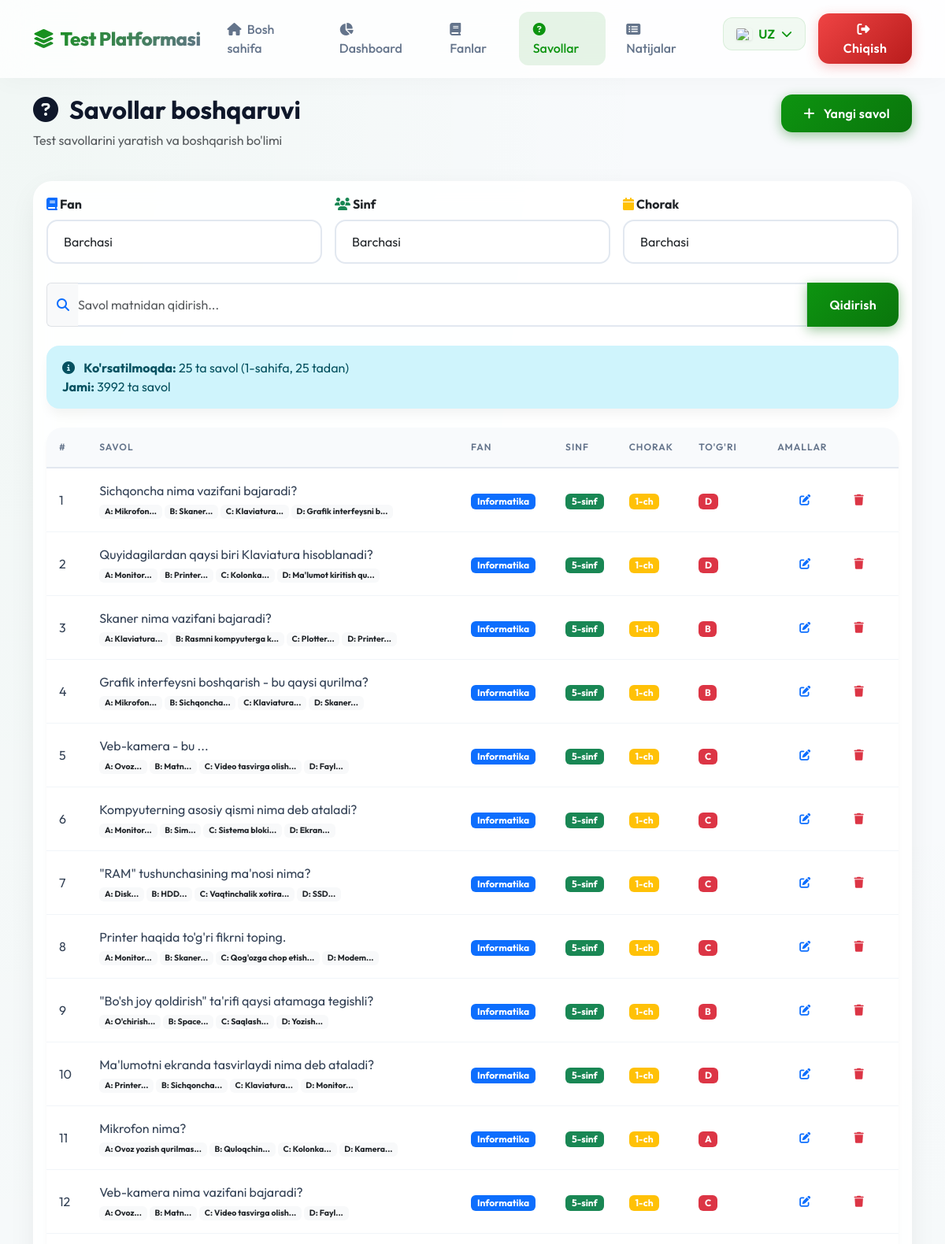
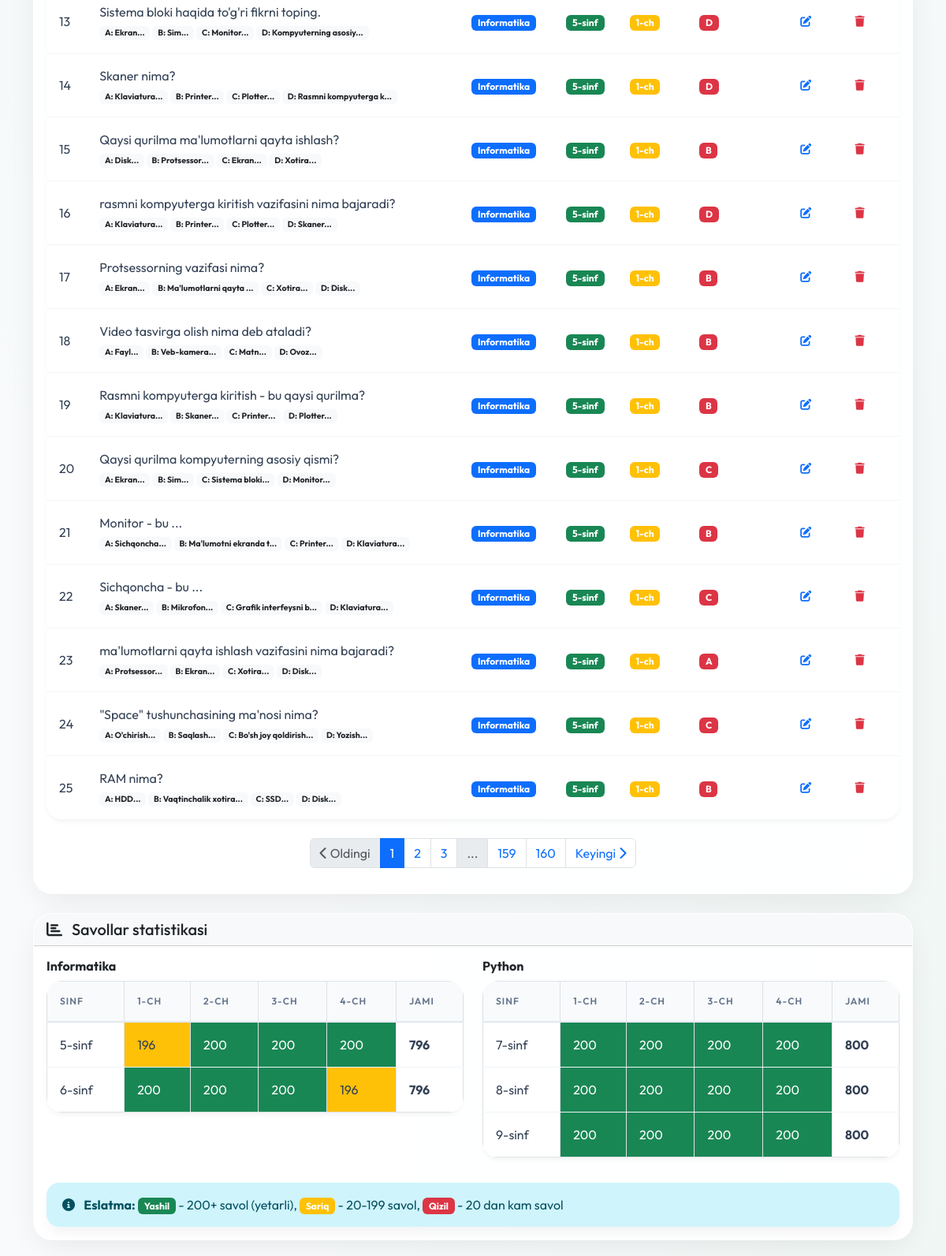
The page /admin/questions (signed in) on the database its author committed (2 pictures, top to bottom).
### app.py (models this page shows)
class Question(db.Model):
    id = db.Column(db.Integer, primary_key=True)
    subject_id = db.Column(db.Integer, db.ForeignKey('subject.id'), nullable=False)
    grade = db.Column(db.Integer, nullable=False)
    quarter = db.Column(db.Integer, nullable=False)
    question_text = db.Column(db.Text, nullable=False)
    question_text_ru = db.Column(db.Text)
    question_text_en = db.Column(db.Text)
    option_a = db.Column(db.String(200), nullable=False)
    option_a_ru = db.Column(db.String(200))
    option_a_en = db.Column(db.String(200))
    option_b = db.Column(db.String(200), nullable=False)
    option_b_ru = db.Column(db.String(200))
    option_b_en = db.Column(db.String(200))
    option_c = db.Column(db.String(200), nullable=False)
    option_c_ru = db.Column(db.String(200))
    option_c_en = db.Column(db.String(200))
    option_d = db.Column(db.String(200), nullable=False)
    option_d_ru = db.Column(db.String(200))
    option_d_en = db.Column(db.String(200))
    correct_answer = db.Column(db.String(1), nullable=False)  # A, B, C, or D
    subject = db.relationship('Subject', backref='questions')

class Subject(db.Model):
    id = db.Column(db.Integer, primary_key=True)
    name = db.Column(db.String(50), nullable=False)
    name_ru = db.Column(db.String(50))
    name_en = db.Column(db.String(50))
    grades = db.Column(db.String(20), nullable=False)  # "5,6" yoki "7,8,9"

### app.py (the view)
@app.route('/admin/questions')
def admin_questions():
    if 'admin_id' not in session:
        return redirect(url_for('admin_login'))
    subject_id = request.args.get('subject_id', type=int)
    grade = request.args.get('grade', type=int)
    quarter = request.args.get('quarter', type=int)
    page = request.args.get('page', 1, type=int)
    per_page = 25
    query = Question.query
    if subject_id:
        query = query.filter_by(subject_id=subject_id)
    if grade:
        query = query.filter_by(grade=grade)
    if quarter:
        query = query.filter_by(quarter=quarter)
    search = request.args.get('search')
    if search:
        search_term = f"%{search}%"
        query = query.filter(Question.question_text.ilike(search_term))
    pagination = query.paginate(page=page, per_page=per_page, error_out=False)
    questions = pagination.items
    all_questions = Question.query.all()
    subjects = Subject.query.all()
    return render_template('admin_questions.html',
                         questions=questions,
                         all_questions=all_questions,
                         pagination=pagination,
                         subjects=subjects)

### templates/admin_questions.html (shortened to what this page needs)
{% extends "base.html" %}
{% block content %}
<div class="container">
    <div class="row mb-4 animate-fade-in-up">
        <div class="col-md-8">
            <h2 class="fw-bold text-gradient"><i class="fas fa-question-circle me-2"></i> {{ _('Savollar boshqaruvi') }}
            </h2>
            <p class="text-muted">{{ _('Test savollarini yaratish va boshqarish bo\'limi') }}</p>
        </div>
        <div class="col-md-4 text-md-end">
            <a href="{{ url_for('admin_question_add') }}" class="btn btn-primary">
                <i class="fas fa-plus me-2"></i> {{ _('Yangi savol') }}
            </a>
        </div>
    </div>
    <div class="card animate-fade-in-up" style="animation-delay: 0.1s;">
        <div class="card-body">
            <form method="GET" class="mb-4">
                <div class="row g-3">
                    <div class="col-md-4">
                        <label class="form-label fw-bold">
                            <i class="fas fa-book text-primary"></i> {{ _('Fan') }}
                        </label>
                        <select name="subject_id" class="form-select" onchange="this.form.submit()">
                            <option value="">{{ _('Barchasi') }}</option>
                        </select>
                    </div>
                    <div class="col-md-4">
                        <label class="form-label fw-bold">
                            <i class="fas fa-users text-success"></i> {{ _('Sinf') }}
                        </label>
                        <select name="grade" class="form-select" onchange="this.form.submit()">
                            <option value="">{{ _('Barchasi') }}</option>
                        </select>
                    </div>
                    <div class="col-md-4">
                        <label class="form-label fw-bold">
                            <i class="fas fa-calendar text-warning"></i> {{ _('Chorak') }}
                        </label>
                        <select name="quarter" class="form-select" onchange="this.form.submit()">
                            <option value="">{{ _('Barchasi') }}</option>
                        </select>
                    </div>
                </div>
                <div class="row g-3 mt-2">
                    <div class="col-12">
                        <div class="input-group">
                            <span class="input-group-text bg-light text-primary border-end-0">
                                <i class="fas fa-search"></i>
                            </span>
                            <input type="text" name="search" class="form-control border-start-0 ps-0"
                                placeholder="{{ _('Savol matnidan qidirish...') }}"
                                value="{{ request.args.get('search', '') }}">
                            <button class="btn btn-primary" type="submit">
                                {{ _('Qidirish') }}
                            </button>
                        </div>
                    </div>
                </div>
            </form>
            <div class="alert alert-info mb-4">
                <i class="fas fa-info-circle me-2"></i>
                <strong>{{ _('Ko\'rsatilmoqda') }}:</strong> {{ questions|length }} {{ _('ta savol') }} ({{
                pagination.page }}-{{ _('sahifa') }}, {{
                pagination.per_page }} {{ _('tadan') }})
                <br>
                <strong>{{ _('Jami') }}:</strong> {{ pagination.total }} {{ _('ta savol') }}
            </div>
            {% if questions %}
            <div class="table-responsive">
                <table class="table table-hover">
                    <thead>
                        <tr>
                            <th style="width: 50px;">#</th>
                            <th>{{ _('Savol') }}</th>
                            <th style="width: 120px;">{{ _('Fan') }}</th>
                            <th style="width: 80px;">{{ _('Sinf') }}</th>
                            <th style="width: 80px;">{{ _('Chorak') }}</th>
                            <th style="width: 100px;">{{ _('To\'g\'ri') }}</th>
                            <th style="width: 150px;">{{ _('Amallar') }}</th>
                        </tr>
                    </thead>
                    <tbody>
                        {% for question in questions %}
                        <tr>
                            <td>{{ loop.index }}</td>
                            <td>
                                <div class="text-truncate" style="max-width: 400px;"
                                    title="{{ question.question_text }}">
                                    {{ question.question_text }}
                                </div>
                                <small class="text-muted">
                                    <span class="badge bg-light text-dark">A: {{ question.option_a[:20] }}...</span>
                                    <span class="badge bg-light text-dark">B: {{ question.option_b[:20] }}...</span>
                                    <span class="badge bg-light text-dark">C: {{ question.option_c[:20] }}...</span>
                                    <span class="badge bg-light text-dark">D: {{ question.option_d[:20] }}...</span>
                                </small>
                            </td>
                            <td>
                                <span class="badge bg-primary">{{ question.subject.name }}</span>
                            </td>
                            <td>
                                <span class="badge bg-success">{{ question.grade }}-sinf</span>
                            </td>
                            <td>
                                <span class="badge bg-warning">{{ question.quarter }}-ch</span>
                            </td>
                            <td>
                                <span class="badge bg-danger">{{ question.correct_answer }}</span>
                            </td>
                            <td>
                                <div class="btn-group btn-group-sm">
                                    <a href="{{ url_for('admin_question_edit', id=question.id) }}"
                                        class="btn btn-outline-primary" title="{{ _('Tahrirlash') }}">
                                        <i class="fas fa-edit"></i>
                                    </a>
                                    <a href="{{ url_for('admin_question_delete', id=question.id) }}"
                                        class="btn btn-outline-danger"
                                        onclick="return confirm('{{ _('Savolni o\'chirishni tasdiqlaysizmi?') }}')"
                                        title="{{ _('O\'chirish') }}">
                                        <i class="fas fa-trash"></i>
                                    </a>
                                </div>
                            </td>
                        </tr>
                        {% endfor %}
                    </tbody>
                </table>
            </div>
            {% if pagination.pages > 1 %}
            <nav aria-label="Sahifalar navigatsiyasi" class="mt-4">
                <ul class="pagination justify-content-center">
                    <li class="page-item {% if not pagination.has_prev %}disabled{% endif %}">
                        <a class="page-link"
                            href="{% if pagination.has_prev %}{{ url_for('admin_questions', page=pagination.prev_num, subject_id=request.args.get('subject_id'), grade=request.args.get('grade'), quarter=request.args.get('quarter'), search=request.args.get('search')) }}{% else %}#{% endif %}">
                            <i class="fas fa-chevron-left"></i> {{ _('Oldingi') }}
                        </a>
                    </li>
                    {% for page_num in pagination.iter_pages(left_edge=2, right_edge=2, left_current=2, right_current=2)
                    %}
                    {% if page_num %}
                    <li class="page-item {% if page_num == pagination.page %}active{% endif %}">
                        <a class="page-link"
                            href="{{ url_for('admin_questions', page=page_num, subject_id=request.args.get('subject_id'), grade=request.args.get('grade'), quarter=request.args.get('quarter'), search=request.args.get('search')) }}">
                            {{ page_num }}
                        </a>
                    </li>
                    {% else %}
                    <li class="page-item disabled">
                        <span class="page-link">...</span>
                    </li>
                    {% endif %}
                    {% endfor %}
                    <li class="page-item {% if not pagination.has_next %}disabled{% endif %}">
                        <a class="page-link"
                            href="{% if pagination.has_next %}{{ url_for('admin_questions', page=pagination.next_num, subject_id=request.args.get('subject_id'), grade=request.args.get('grade'), quarter=request.args.get('quarter'), search=request.args.get('search')) }}{% else %}#{% endif %}">
                            {{ _('Keyingi') }} <i class="fas fa-chevron-right"></i>
                        </a>
                    </li>
                </ul>
            </nav>
            {% endif %}
            {% endif %}
        </div>
    </div>
    <div class="row mt-4">
        <div class="col-md-12">
            <div class="card">
                <div class="card-header bg-light">
                    <h5 class="mb-0">
                        <i class="fas fa-chart-bar me-2"></i> {{ _('Savollar statistikasi') }}
                    </h5>
                </div>
                <div class="card-body">
                    <div class="row">
                        {% for subject in subjects %}
                        <div class="col-md-6 mb-3">
                            <h6 class="fw-bold">{{ subject.name }}</h6>
                            <div class="table-responsive">
                                <table class="table table-sm table-bordered">
                                    <thead>
                                        <tr>
                                            <th>{{ _('Sinf') }}</th>
                                            <th>1-{{ _('ch') }}</th>
                                            <th>2-{{ _('ch') }}</th>
                                            <th>3-{{ _('ch') }}</th>
                                            <th>4-{{ _('ch') }}</th>
                                            <th>{{ _('Jami') }}</th>
                                        </tr>
                                    </thead>
                                    <tbody>
                                        {% set grades = subject.grades.split(',') %}
                                        {% for grade in grades %}
                                        <tr>
                                            <td>{{ grade }}-sinf</td>
                                            {% for quarter in range(1, 5) %}
                                            {% set count = all_questions|selectattr('subject_id', 'equalto',
                                            subject.id)|selectattr('grade', 'equalto', grade|int)|selectattr('quarter',
                                            'equalto', quarter)|list|length %}
                                            <td
                                                class="{% if count >= 200 %}bg-success text-white{% elif count >= 20 %}bg-warning{% else %}bg-danger text-white{% endif %}">
                                                {{ count }}
                                            </td>
                                            {% endfor %}
                                            {% set total = all_questions|selectattr('subject_id', 'equalto',
                                            subject.id)|selectattr('grade', 'equalto', grade|int)|list|length %}
                                            <td class="fw-bold">{{ total }}</td>
                                        </tr>
                                        {% endfor %}
                                    </tbody>
                                </table>
                            </div>
                        </div>
                        {% endfor %}
                    </div>
                    <div class="alert alert-info mb-0 mt-3">
                        <i class="fas fa-info-circle me-2"></i>
                        <strong>{{ _('Eslatma') }}:</strong>
                        <span class="badge bg-success">{{ _('Yashil') }}</span> - 200+ {{ _('savol (yetarli)') }},
                        <span class="badge bg-warning">{{ _('Sariq') }}</span> - 20-199 {{ _('savol') }},
                        <span class="badge bg-danger">{{ _('Qizil') }}</span> - 20 {{ _('dan kam savol') }}
                    </div>
                </div>
            </div>
        </div>
    </div>
</div>
{% endblock %}

### rows shown on the page
Question: question_text "Sichqoncha nima vazifani bajaradi?", option_a "Mikrofon", option_b "Skaner", option_c "Klaviatura", option_d "Grafik interfeysni b", subject.name "Informatika", grade "5", quarter "1", correct_answer "D"
Question: question_text "Quyidagilardan qaysi biri Klaviatura hisoblanadi?", option_a "Monitor", option_b "Printer", option_c "Kolonka", option_d "Ma'lumot kiritish qu", subject.name "Informatika", grade "5", quarter "1", correct_answer "D"
Question: question_text "Skaner nima vazifani bajaradi?", option_a "Klaviatura", option_b "Rasmni kompyuterga k", option_c "Plotter", option_d "Printer", subject.name "Informatika", grade "5", quarter "1", correct_answer "B"
Question: question_text "Grafik interfeysni boshqarish - bu qaysi qurilma?", option_a "Mikrofon", option_b "Sichqoncha", option_c "Klaviatura", option_d "Skaner", subject.name "Informatika", grade "5", quarter "1", correct_answer "B"
Question: question_text "Veb-kamera - bu ...", option_a "Ovoz", option_b "Matn", option_c "Video tasvirga olish", option_d "Fayl", subject.name "Informatika", grade "5", quarter "1", correct_answer "C"
Question: question_text "Kompyuterning asosiy qismi nima deb ataladi?", option_a "Monitor", option_b "Sim", option_c "Sistema bloki", option_d "Ekran", subject.name "Informatika", grade "5", quarter "1", correct_answer "C"
Question: question_text "\"RAM\" tushunchasining ma'nosi nima?", option_a "Disk", option_b "HDD", option_c "Vaqtinchalik xotira", option_d "SSD", subject.name "Informatika", grade "5", quarter "1", correct_answer "C"
Question: question_text "Printer haqida to'g'ri fikrni toping.", option_a "Monitor", option_b "Skaner", option_c "Qog'ozga chop etish", option_d "Modem", subject.name "Informatika", grade "5", quarter "1", correct_answer "C"
Question: question_text "\"Bo'sh joy qoldirish\" ta'rifi qaysi atamaga tegishli?", option_a "O'chirish", option_b "Space", option_c "Saqlash", option_d "Yozish", subject.name "Informatika", grade "5", quarter "1", correct_answer "B"
Question: question_text "Ma'lumotni ekranda tasvirlaydi nima deb ataladi?", option_a "Printer", option_b "Sichqoncha", option_c "Klaviatura", option_d "Monitor", subject.name "Informatika", grade "5", quarter "1", correct_answer "D"
Question: question_text "Mikrofon nima?", option_a "Ovoz yozish qurilmas", option_b "Quloqchin", option_c "Kolonka", option_d "Kamera", subject.name "Informatika", grade "5", quarter "1", correct_answer "A"
Question: question_text "Veb-kamera nima vazifani bajaradi?", option_a "Ovoz", option_b "Matn", option_c "Video tasvirga olish", option_d "Fayl", subject.name "Informatika", grade "5", quarter "1", correct_answer "C"
Question: question_text "Sistema bloki haqida to'g'ri fikrni toping.", option_a "Ekran", option_b "Sim", option_c "Monitor", option_d "Kompyuterning asosiy", subject.name "Informatika", grade "5", quarter "1", correct_answer "D"
Question: question_text "Skaner nima?", option_a "Klaviatura", option_b "Printer", option_c "Plotter", option_d "Rasmni kompyuterga k", subject.name "Informatika", grade "5", quarter "1", correct_answer "D"
Question: question_text "Qaysi qurilma ma'lumotlarni qayta ishlash?", option_a "Disk", option_b "Protsessor", option_c "Ekran", option_d "Xotira", subject.name "Informatika", grade "5", quarter "1", correct_answer "B"
Question: question_text "rasmni kompyuterga kiritish vazifasini nima bajaradi?", option_a "Klaviatura", option_b "Printer", option_c "Plotter", option_d "Skaner", subject.name "Informatika", grade "5", quarter "1", correct_answer "D"
Question: question_text "Protsessorning vazifasi nima?", option_a "Ekran", option_b "Ma'lumotlarni qayta", option_c "Xotira", option_d "Disk", subject.name "Informatika", grade "5", quarter "1", correct_answer "B"
Question: question_text "Video tasvirga olish nima deb ataladi?", option_a "Fayl", option_b "Veb-kamera", option_c "Matn", option_d "Ovoz", subject.name "Informatika", grade "5", quarter "1", correct_answer "B"
Question: question_text "Rasmni kompyuterga kiritish - bu qaysi qurilma?", option_a "Klaviatura", option_b "Skaner", option_c "Printer", option_d "Plotter", subject.name "Informatika", grade "5", quarter "1", correct_answer "B"
Question: question_text "Qaysi qurilma kompyuterning asosiy qismi?", option_a "Ekran", option_b "Sim", option_c "Sistema bloki", option_d "Monitor", subject.name "Informatika", grade "5", quarter "1", correct_answer "C"
Question: question_text "Monitor - bu ...", option_a "Sichqoncha", option_b "Ma'lumotni ekranda t", option_c "Printer", option_d "Klaviatura", subject.name "Informatika", grade "5", quarter "1", correct_answer "B"
Question: question_text "Sichqoncha - bu ...", option_a "Skaner", option_b "Mikrofon", option_c "Grafik interfeysni b", option_d "Klaviatura", subject.name "Informatika", grade "5", quarter "1", correct_answer "C"
Question: question_text "ma'lumotlarni qayta ishlash vazifasini nima bajaradi?", option_a "Protsessor", option_b "Ekran", option_c "Xotira", option_d "Disk", subject.name "Informatika", grade "5", quarter "1", correct_answer "A"
Question: question_text "\"Space\" tushunchasining ma'nosi nima?", option_a "O'chirish", option_b "Saqlash", option_c "Bo'sh joy qoldirish", option_d "Yozish", subject.name "Informatika", grade "5", quarter "1", correct_answer "C"
Question: question_text "RAM nima?", option_a "HDD", option_b "Vaqtinchalik xotira", option_c "SSD", option_d "Disk", subject.name "Informatika", grade "5", quarter "1", correct_answer "B"
Subject: name "Informatika", grades "5" "6", count "196" "200" "200" "200" "200" "200" "200" "196", grades "796" "796"
Subject: name "Python", grades "7" "8" "9", count "200" "200" "200" "200" "200" "200" "200" "200" "200" "200" "200" "200", grades "800" "800" "800"

### other values the page prints
{{ questions|length }} "25"
{{ pagination.page }} "1"
{{ pagination.per_page }} "25"
{{ pagination.total }} "3992"
{{ page_num }} "1" "2" "3" "159" "160"
form field subject_id "Barchasi"
form field grade "Barchasi"
form field quarter "Barchasi"
